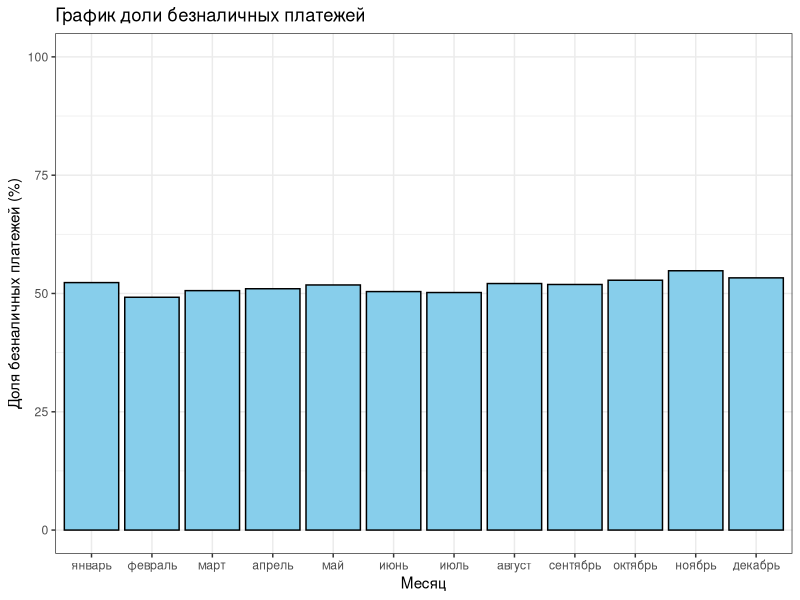
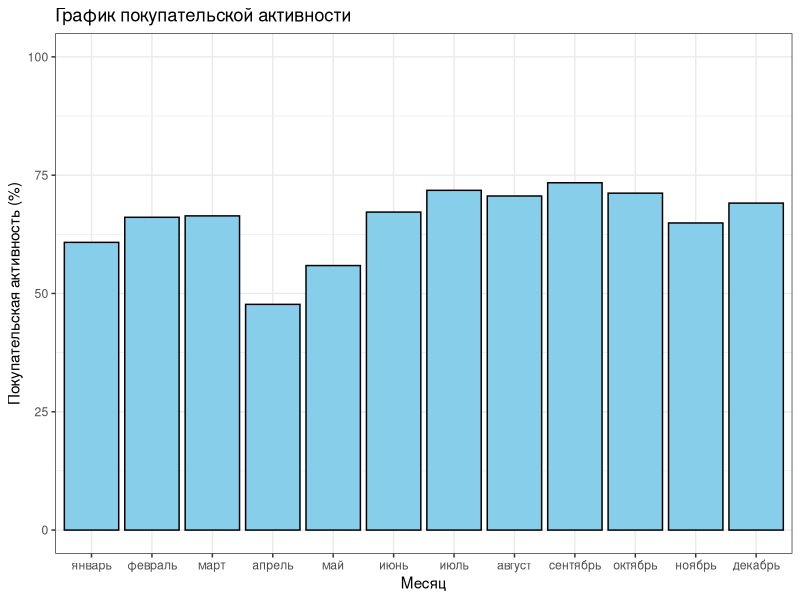
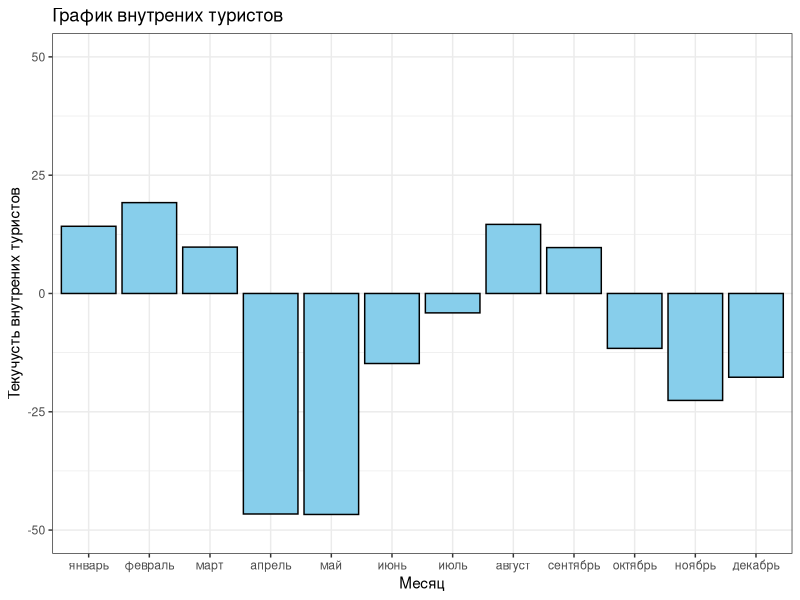
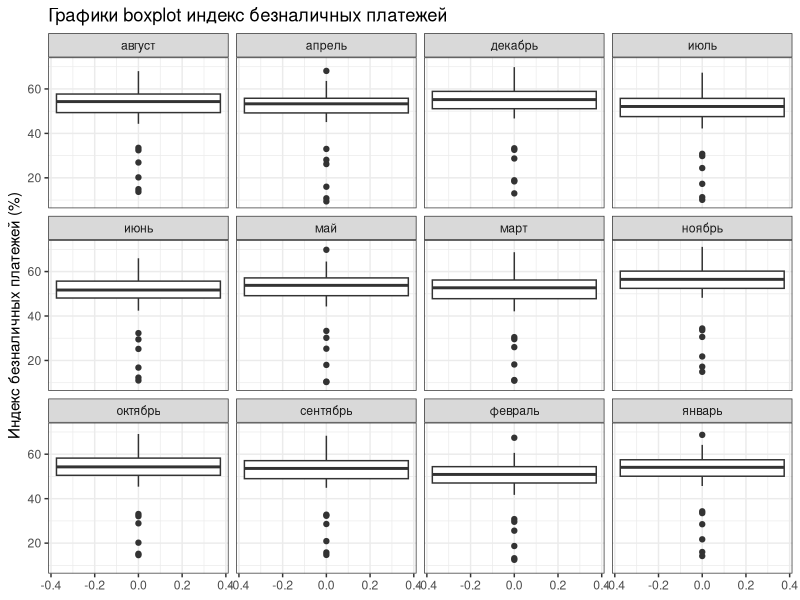
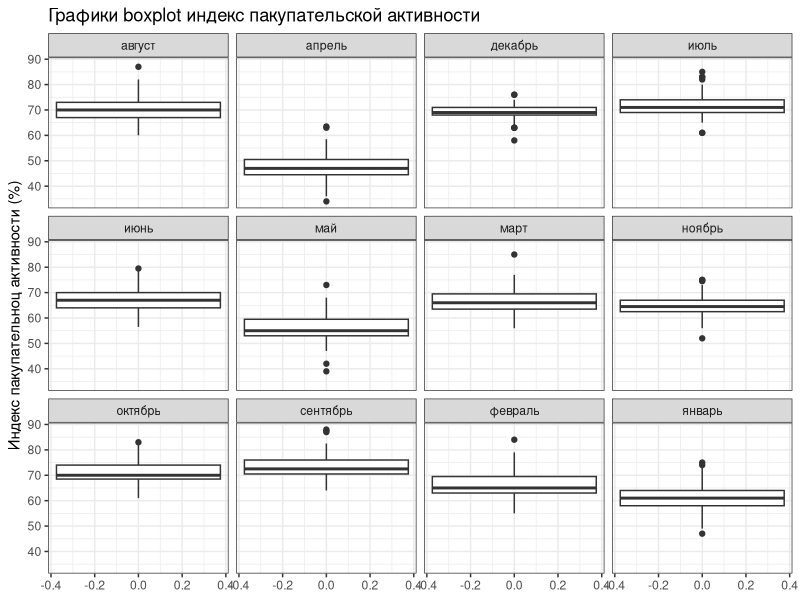
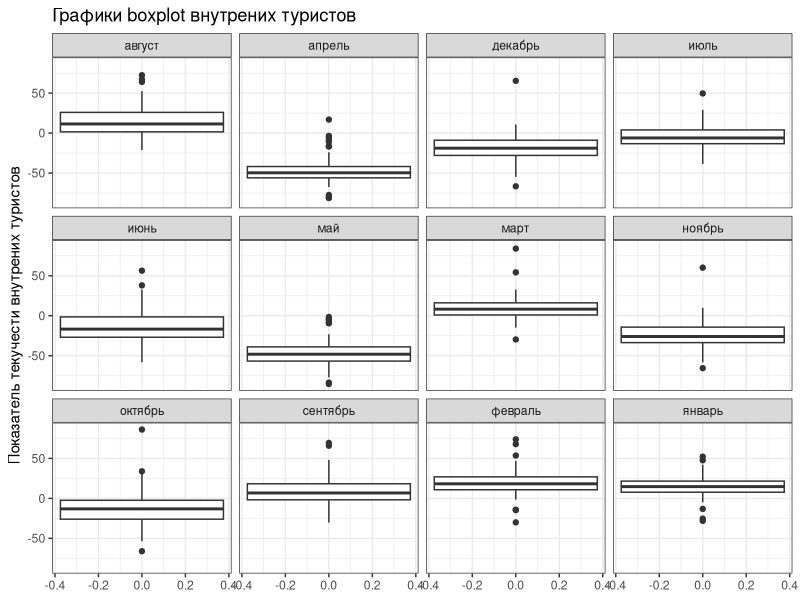

Write R code to recreate these figures, in order.
## ---- chunk 1
setwd('/Users/yadonistroman/Documents/GitHub/trustus-r/data')
library(tidyverse)
library(readxl)
df <- read_excel('total.xlsx')
## ---- chunk 2
summary(df$Индекс.БП)
summary(df$Индекс.ПА)
summary(df$Количество.ВТ)
## ---- chunk 3
df_for_graf <- df %>% group_by(Месяц) %>% summarise(Индекс.БП = round(mean(Индекс.БП), 1),
                                                    Индекс.ПА = round(mean(Индекс.ПА), 1),
                                                    Количество.ВТ = round(mean(Количество.ВТ), 1))

df_for_graf$Месяц <- factor(df_for_graf$Месяц, levels = c('январь', 'февраль', 'март', 'апрель', 'май', 'июнь', 
                                                          'июль', 'август', 'сентябрь', 'октябрь', 'ноябрь', 'декабрь'))

ggplot(data = df_for_graf, aes(x = Месяц, y = Индекс.БП)) + 
  geom_col(fill = 'skyblue',
           col = 'black') +
  ylim(0, 100) +
  theme_bw() +
  labs(title = 'График доли безналичных платежей',
       x = 'Месяц',
       y = 'Доля безналичных платежей (%)')

ggplot(data = df_for_graf, aes(x = Месяц, y = Индекс.ПА)) + 
  geom_col(fill = 'skyblue',
           col = 'black') +
  ylim(0, 100) +
  theme_bw() +
  labs(title = 'График покупательской активности',
       x = 'Месяц',
       y = 'Покупательская активность (%)')

ggplot(data = df_for_graf, aes(x = Месяц, y = Количество.ВТ)) + 
  geom_col(fill = 'skyblue',
           col = 'black') +
  ylim(-50, 50) +
  theme_bw() +
  labs(title = 'График внутрених туристов',
       x = 'Месяц',
       y = 'Текучусть внутрених туристов')
## ---- chunk 4
ggplot(data = df, aes(y = Индекс.БП)) + 
  geom_boxplot() + 
  facet_wrap(~Месяц) +
  theme_bw() +
  ggtitle('Графики boxplot индекс безналичных платежей') +
  ylab('Индекс безналичных платежей (%)')


ggplot(data = df, aes(y = Индекс.ПА)) + 
  geom_boxplot() + 
  facet_wrap(~Месяц) +
  theme_bw() +
  ggtitle('Графики boxplot индекс пакупательской активности') +
  ylab('Индекс пакупательноц активности (%)')

ggplot(data = df, aes(y = Количество.ВТ)) + 
  geom_boxplot() + 
  facet_wrap(~Месяц) +
  theme_bw() +
  ggtitle('Графики boxplot внутрених туристов') +
  ylab('Показатель текучести внутрених туристов')
## ---- chunk 5
extra <- function(data) {
  iqr <- IQR(data)
  q1 <- quantile(data, 0.25)
  q3 <- quantile(data, 0.75)
  lower_b <- q1 - 1.5 * iqr
  upper_b <- q3 + 1.5 * iqr
  return(c(lower_b, upper_b))
}

test_pa <- extra(df$Индекс.ПА)
df_test_pa <- df[df$Индекс.ПА < test_pa[1] | df$Индекс.ПА > test_pa[2], ]

test_bp <- extra(df$Индекс.БП)
df_test_bp <- df[df$Индекс.БП < test_bp[1] | df$Индекс.БП > test_bp[2], ]

test_vt <- extra(df$Количество.ВТ)
df_test_vt <- df[df$Количество.ВТ < test_vt[1] | df$Количество.ВТ > test_vt[2], ]
## ---- chunk 6
df_top_pa <- df %>% 
  group_by(Регион) %>% 
  summarise(`Индекс.ПА` = round(mean(Индекс.ПА), 1))

df_top_pa <- arrange(df_top_pa, desc(Индекс.ПА)) %>% top_n(30)
## ---- chunk 7
df_top_bp <- df %>% 
  group_by(Регион) %>% 
  summarise(`Индекс.БП` = round(mean(Индекс.БП), 1))

df_top_bp <- arrange(df_top_bp, desc(Индекс.БП)) %>% top_n(30)
## ---- chunk 8
df_top_bp_pa <- inner_join(df_top_bp, df_top_pa, by = 'Регион')
## ---- chunk 9
df_top <- df[df$Регион %in% df_top_bp_pa$Регион, ]
## ---- chunk 10
df_top <- df_top[df_top$Количество.ВТ > 0, ]
# согласно датафрейму df_top пропишем вектор в котором приток туристов виден хотябы в пяти месяцах
target_v <- c('калининградская область', 'камчатский край', 'кировская область', 'нижегородская область')
df_final <- df[df$Регион %in% target_v, ]
